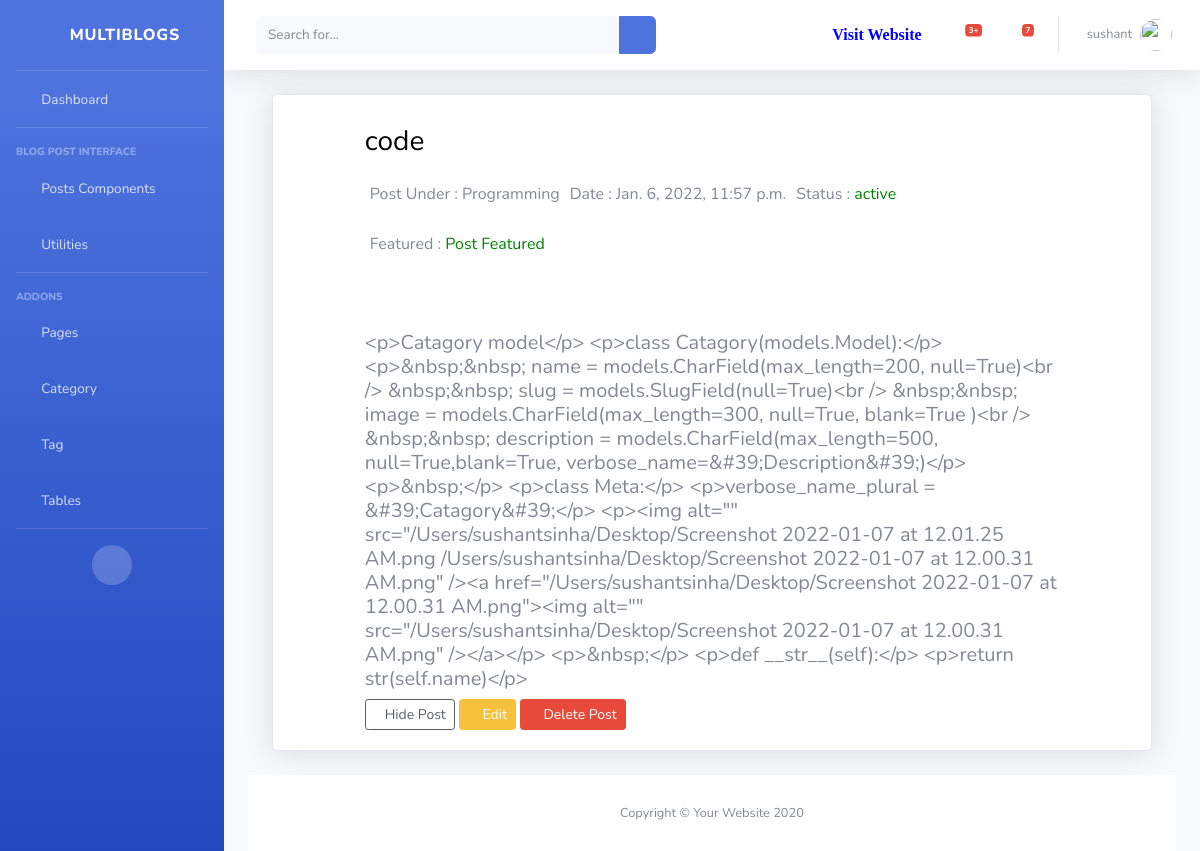
The page /dashboard/post/view/9 (signed in) on the database its author committed.
### dashboard/models.py (models this page shows, shortened)
class Author(models.Model):
    author = models.OneToOneField(User, on_delete= models.CASCADE)
    email = models.EmailField(unique=True, blank=True, null=True)
    first_name = models.CharField(max_length=100, null=True, blank=True, verbose_name='First Name')
    last_name = models.CharField(max_length=100, null=True, blank=True,verbose_name='Last Name')
    designation = models.CharField(max_length=10, null=True)
    author_image = models.ImageField(upload_to='author/',verbose_name='Author Profile Image',blank=True, null=True)
    auth_status = models.CharField(max_length=100, null=True)
    class Meta:
        verbose_name_plural = 'Author'

### blogapp/models.py (models this page shows, shortened)
class Blog(models.Model):
    status = (
        ('active','active'),
        ('pending','pending')
    )
    title  = models.CharField(max_length=200, null=True)
    detail = RichTextField(blank=True, null=True)
    image = models.ImageField(upload_to='images/media', null=True, blank=True)
    catagories = models.ForeignKey(Catagory,on_delete=models.DO_NOTHING, null=True)
    tags = models.ManyToManyField(Tag, blank=True)
    status = models.CharField(max_length=20, choices=status, default='pending')
    author = models.ForeignKey(Author, on_delete=models.CASCADE)
    featured  = models.BooleanField(default=False)
    visit_count = models.IntegerField(default=0)
    visible = models.BooleanField(default=True)
    created_at = models.DateTimeField(auto_now_add=True)
    class Meta:
        verbose_name_plural = 'Blog'

class Catagory(models.Model):
    name = models.CharField(max_length=200, null=True)
    slug = models.SlugField(null=True)
    image = models.CharField(max_length=300, null=True, blank=True )
    description = models.CharField(max_length=500, null=True,blank=True, verbose_name='Description')
    class Meta:
        verbose_name_plural = 'Catagory'
    def __str__(self):
        return str(self.name)

### dashboard/views.py (the view)
# urls.py: path('post/view/<str:id>', views.PostView.as_view(), name='post'),
class PostView(View):
    @method_decorator(login_required(login_url='login'))
    def dispatch(self, request,*args,**kwargs):
        return super().dispatch(request,*args,**kwargs)
    def get(self, request,id):
        post_obj = get_object_or_404(Blog, id=id)
        context={
            'post':post_obj
        }
        return render(request,'dashboard/post/post_view.html', context)

### blogapp/context_processors.py (called while the page is built)
def globalVariable(request):
    category = Catagory.objects.all()\
        .annotate(post_count=Count('blog'))\
        .filter(blog__isnull=False)\
        .order_by('-post_count')[:4]
    category_count = category.count()
    context = {
        'category':category,
        'cat_count':category_count
        }
    return context

### templates/dashboard/post/post_view.html (shortened to what this page needs)
{% extends 'dashboard/base/base.html' %}
{% load static %}
{% block body %}
{% load humanize %}
<div class="container-fluid">
<div class="row">
    <div class="col">
        <div class="card shadow mb-4">
            <div class="row " style="padding: 20px;">
                <div class="col-10 mx-auto">
                    <h3>{{ post.title }}</h3>
                    <div class="text_div">
                        <p> Post Under : {{ post.catagories }}</p>
                        <p> Date : {{ post.created_at|naturaltime }}</p>
                        {% if post.status == 'active' %}
                          <p> Status : <span style="color: green;"> {{ post.status }}</span> </p>
                        {% else %}
                          <p> Status : <span style="color: red; background-color: rgb(70, 123, 172); padding: 5px; border-radius: 10px; "> {{ post.status }}</span> </p>
                        {% endif %}
                        {% if post.featured == True %}
                          <p > Featured : <span style="color:green"> Post Featured</span> </p>
                        {% else %}
                          <p >  Featured : <span style="color:red"> Not Featured Yet</span></p>
                        {% endif %}
                    </div>
                    <h5> {{ post.detail }}</h5>
                    <div>
                      {% if post.visible == False %}
                        <a href=" {% url 'visible' post.id %}" class="btn btn-outline-dark btn-sm "><i class="fas fa-eye"></i> Make Visible </a>
                      {% else %}
                        <a href=" {% url 'hidden' post.id %}" class="btn btn-outline-dark btn-sm"><i class="fas fa-eye-slash"></i>Hide Post </a>
                      {% endif %}
                        <a href="{% url 'edit_post' post.id %}" class="btn btn-warning btn-sm"><i class="far fa-edit"></i> Edit</a>
                        <a href=" " class="btn btn-danger btn-sm" data-toggle="modal" data-target="#delete"><i class="far fa-trash-alt" ></i> Delete Post </a>
                    </div>
                </div>
            </div>
        </div>
    </div>
</div>
{% endblock %}

### templates/dashboard/base/base.html (shortened to what this page needs)
<!DOCTYPE html>
<html lang="en">
    {% load static %}
    {% load humanize %}
<head>
    {% load static %}
    <link href="{% static  'vendor/fontawesome-free/css/all.min.css' %}" rel="stylesheet" type="text/css">
    <link href="{% static 'css/sb-admin-2.min.css' %}" rel="stylesheet">
</head>
<body id="page-top">
    <div id="wrapper">
        <ul class="navbar-nav bg-gradient-primary sidebar sidebar-dark accordion" id="accordionSidebar">
            <a class="sidebar-brand d-flex align-items-center justify-content-center" href="index.html">
                <div class="sidebar-brand-icon rotate-n-15">
                    <i class="fas fa-laugh-wink"></i>
                </div>
                <div class="sidebar-brand-text mx-3">MultiBlogs</div>
            </a>
            <hr class="sidebar-divider my-0">
            {%  url 'dashboard' as url %}
            <li class="nav-item {% if request.path == url %} active {% endif %}">
                <a class="nav-link" href="{{ url }}">
                    <i class="fas fa-fw fa-tachometer-alt"></i>
                    <span>Dashboard</span></a>
            </li>
            <hr class="sidebar-divider">
            <div class="sidebar-heading">
                Blog Post Interface
            </div>
            <li class="nav-item">
                <a class="nav-link collapsed" href="#" data-toggle="collapse" data-target="#collapseTwo"
                    aria-expanded="true" aria-controls="collapseTwo">
                    <i class="fas fa-fw fa-cog"></i>
                    <span> Posts Components</span>
                </a>
            </li>
            <li class="nav-item">
                <a class="nav-link collapsed" href="#" data-toggle="collapse" data-target="#collapseUtilities"
                    aria-expanded="true" aria-controls="collapseUtilities">
                    <i class="fas fa-fw fa-wrench"></i>
                    <span>Utilities</span>
                </a>
            </li>
            <hr class="sidebar-divider">
            <div class="sidebar-heading">
                Addons
            </div>
            <li class="nav-item">
                <a class="nav-link collapsed" href="#" data-toggle="collapse" data-target="#collapsePages"
                    aria-expanded="true" aria-controls="collapsePages">
                    <i class="fas fa-fw fa-folder"></i>
                    <span>Pages</span>
                </a>
            </li>
            <li class="nav-item">
                <a class="nav-link" href="{% url 'category' %}">
                    <i class="fas fa-fw fa-chart-area"></i>
                    <span>Category</span></a>
            </li>
            <li class="nav-item">
                <a class="nav-link" href="{% url 'tag' %}">
                    <i class="fas fa-fw fa-chart-area"></i>
                    <span>Tag</span></a>
            </li>
            <li class="nav-item">
                <a class="nav-link" href="tables.html">
                    <i class="fas fa-fw fa-table"></i>
                    <span>Tables</span></a>
            </li>
            <hr class="sidebar-divider d-none d-md-block">
            <div class="text-center d-none d-md-inline">
                <button class="rounded-circle border-0" id="sidebarToggle"></button>
            </div>
        </ul>
        <div id="content-wrapper" class="d-flex flex-column">
            <div id="content">
                <nav class="navbar navbar-expand navbar-light bg-white topbar mb-4 static-top shadow">
                    <form
                        class="d-none d-sm-inline-block form-inline mr-auto ml-md-3 my-2 my-md-0 mw-100 navbar-search">
                        <div class="input-group">
                            <input type="text" class="form-control bg-light border-0 small" placeholder="Search for..."
                                aria-label="Search" aria-describedby="basic-addon2">
                            <div class="input-group-append">
                                <button class="btn btn-primary" type="button">
                                    <i class="fas fa-search fa-sm"></i>
                                </button>
                            </div>
                        </div>
                    </form>
                    <ul class="navbar-nav ml-auto">
                        <li class="nav-item mx-1"> <a class="nav-link" style="color:blue" href="{% url 'home' %}" target="_blank"> <i class="fa fa-link"> Visit Website</i> </a></li>
                        <li class="nav-item dropdown no-arrow mx-1">
                            <a class="nav-link dropdown-toggle" href="#" id="alertsDropdown" role="button"
                                data-toggle="dropdown" aria-haspopup="true" aria-expanded="false">
                                <i class="fas fa-bell fa-fw"></i>
                                <span class="badge badge-danger badge-counter">3+</span>
                            </a>
                        </li>
                        <li class="nav-item dropdown no-arrow mx-1">
                            <a class="nav-link dropdown-toggle" href="#" id="messagesDropdown" role="button"
                                data-toggle="dropdown" aria-haspopup="true" aria-expanded="false">
                                <i class="fas fa-envelope fa-fw"></i>
                                <span class="badge badge-danger badge-counter">7</span>
                            </a>
                        </li>
                        <li class="nav-item dropdown no-arrow">
                            <a class="nav-link dropdown-toggle" href="#" id="userDropdown" role="button"
                                data-toggle="dropdown" aria-haspopup="true" aria-expanded="false">
                                <span class="mr-2 d-none d-lg-inline text-gray-600 small">{{ user.author.author.username }}</span>
                                {% if user.author.author_image %}
                                <img class="img-profile rounded-circle"
                                    src="{{ user.author.author_image.url }}">
                                {% else %}
                                <img class="img-profile rounded-circle" src="https://www.pngarts.com/files/11/Avatar-PNG-Transparent-Image.png" alt="">
                                {% endif %}
                            </a>
                        </li>
                    </ul>
                </nav>
                <div class="container-fluid">
                {% block body %}{% endblock %}
            </div>
            <footer class="sticky-footer bg-white" style="bottom: 0;">
                <div class="container my-auto">
                    <div class="copyright text-center my-auto">
                        <span>Copyright &copy; Your Website 2020</span>
                    </div>
                </div>
            </footer>
        </div>
    </div>
</body>
</html>

### rows shown on the page
Blog: title "code", catagories "Programming", created_at "Jan. 6, 2022, 11:57 p.m.", status "active", detail "<p>Catagory model</p> <p>class Catagory(models.Model):</p> <p>&nbsp;&nbsp; name = models.CharField(max_length=200, null=True)<br /> &nbsp;&nbsp; slug = models.SlugField(null=True)<br /> &nbsp;&nbsp; image = models.CharField(max_length=300, null=True, blank=True )<br /> &nbsp;&nbsp; description = models.CharField(max_length=500, null=True,blank=True, verbose_name=&#39;Description&#39;)</p> <p>&nbsp;</p> <p>class Meta:</p> <p>verbose_name_plural = &#39;Catagory&#39;</p> <p><img alt=\"\" src=\"/Users/sushantsinha/Desktop/Screenshot 2022-01-07 at 12.01.25 AM.png /Users/sushantsinha/Desktop/Screenshot 2022-01-07 at 12.00.31 AM.png\" /><a href=\"/Users/sushantsinha/Desktop/Screenshot 2022-01-07 at…"

### other values the page prints
{{ user.author.author.username }} "sushant"
